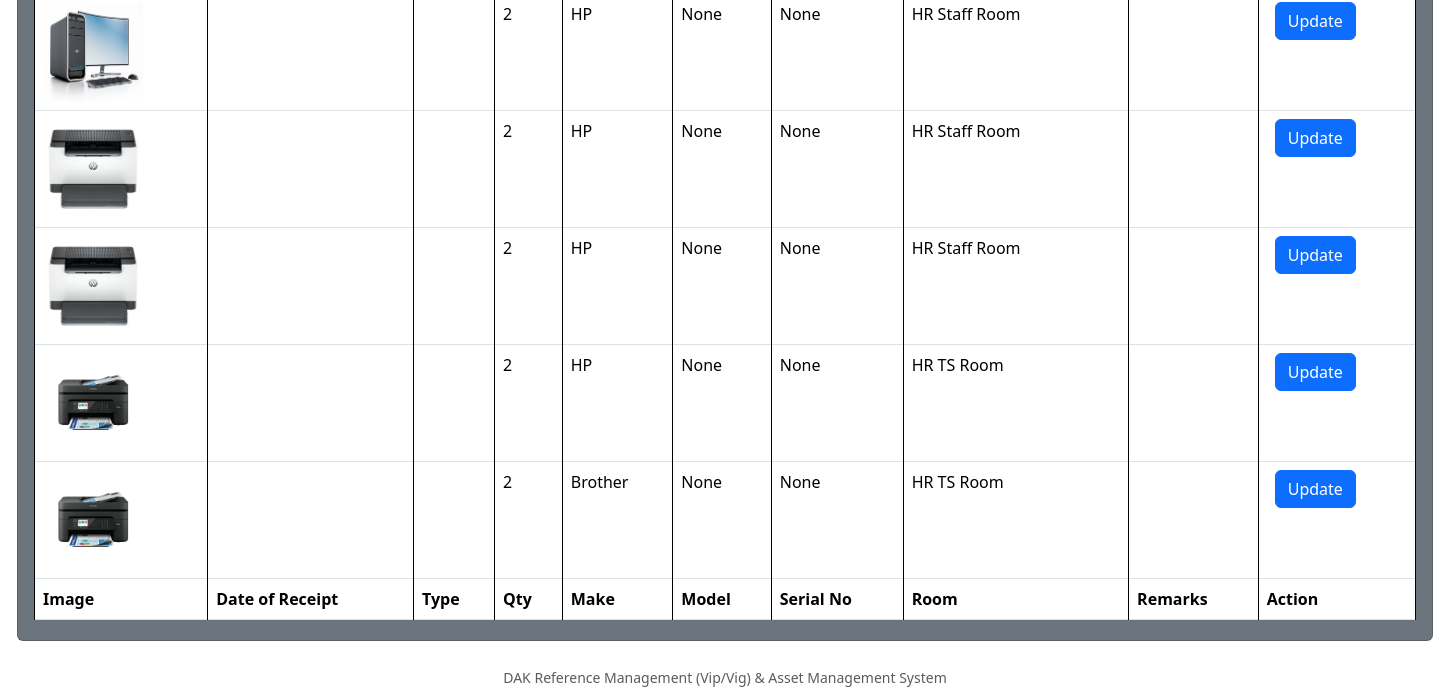
The page /fur/asset_home/ (lower part) on the database as committed earlier.
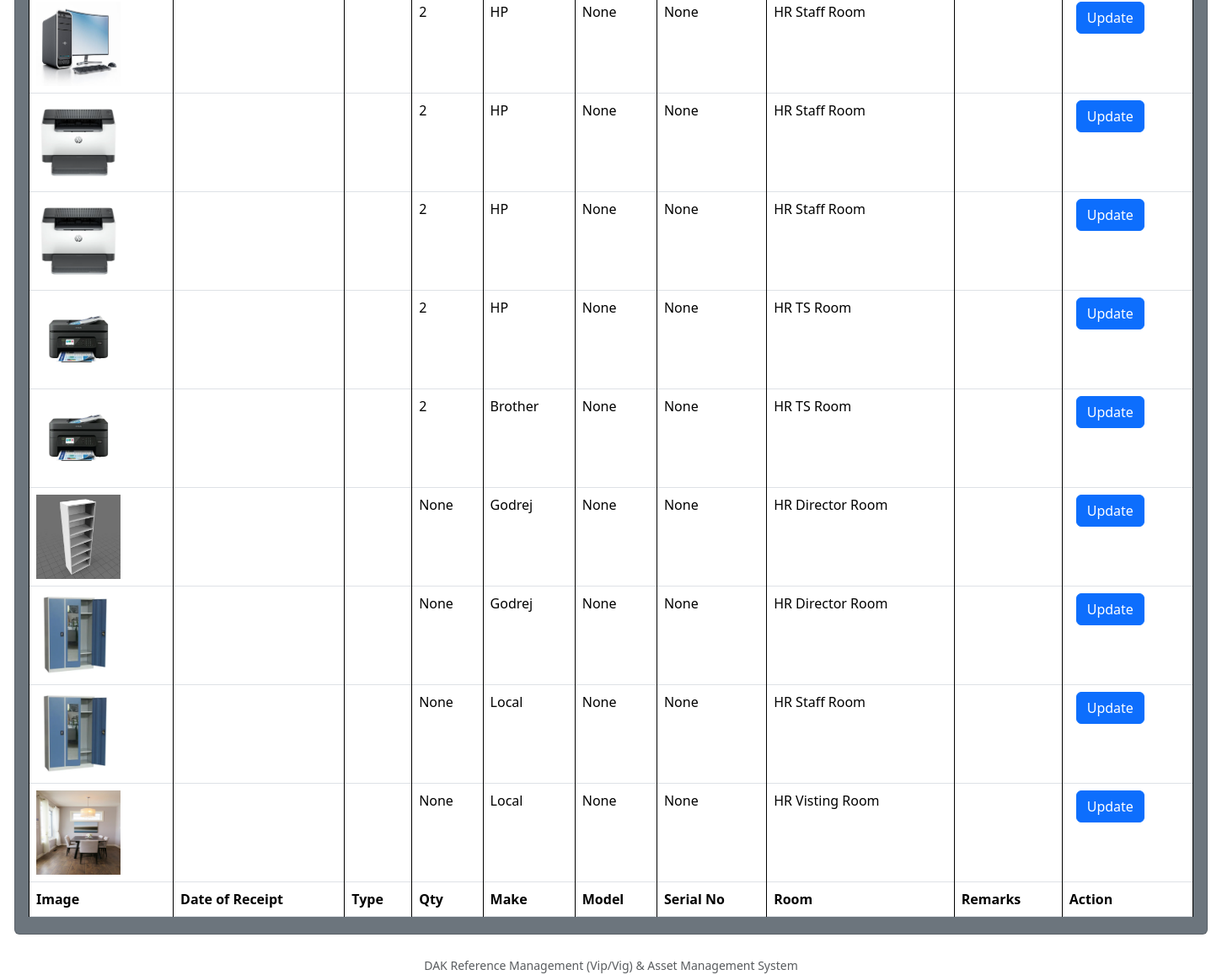
The same page on the database as committed later.
### furniture/models.py (models this page shows, shortened)
class Furniture(models.Model):
    room_choices=[
        ('2310','HR Director Room'),
        ('2311','HR TS Room'),
        ('2313','HR Staff Room'),
        ('231V','HR Visting Room'),
        ('2308','HR Conference Room'),
        ('231R','HR Rest Room'),
    ]
    furniture_choices=[
        ('1','Chair Normal'),
        ('2','Table'),
        ('3','Almirah'),
        ('4','Bookself'),
        ('5','PC'),
        ('6','Printer'),
        ('7','Color Printer'),
        ('8','Chair Executive'),
    ]
    furniture_type= models.ForeignKey(AssetDesc, on_delete=models.CASCADE)
    furniture_qty= models.PositiveSmallIntegerField(null=True, blank=True)
    furniture_dt_receipt= models.DateField(null=True, blank=True)
    furniture_make= models.CharField(max_length=60)
    furniture_model= models.CharField(max_length=60,null=True, blank=True)
    furniture_serial= models.CharField(max_length=60,null=True, blank=True)
    furniture_room= models.CharField(choices= room_choices)
    furniture_image= models.ImageField(upload_to='assets',null=True, blank=True)
    furniture_remarks= models.TextField(null=True, blank=True)
    furniture_updated = models.DateTimeField(auto_now=True)
    furniture_created = models.DateTimeField(auto_now_add=True)
    class Meta:
        ordering = ['-furniture_dt_receipt']

### furniture/views.py (the view)
# urls.py: path('asset_home/', views.fur_home , name='fur_home'),
def fur_home(request):
    data = Furniture.objects.all()
    context= {'data':data}
    return render (request, 'furniture/asset_home.html', context)

### furniture/templates/furniture/asset_home.html (shortened to what this page needs)
{% extends 'base.html' %}
{% load static %}
{% block content %}
        <div class="container-fluid" style="width:1440px;">
        <div class="card text-white bg-secondary fw-800" >
            <br>
        <div class="card-body">
        <table id="asset" class="table  table-hover table-bordered mt-2  mb-1" >
            <tbody>
                {% for d in data %}
                <tr>
                    <td><img src='{{d.furniture_image.url}}' width='100px' height='100px'></td>
                    <td>{{d.furniture_dt_receipt | date:"d-m-Y" }}</td>
                    <td>{{d.get_furniture_type_display}}</td>
                    <td>{{d.furniture_qty}}</td>
                    <td>{{d.furniture_make}}</td>
                    <td>{{d.furniture_model}}</td>
                    <td>{{d.furniture_serial}}</td>
                    <td>{{d.get_furniture_room_display}}</td>
                    <td>{{d.furniture_remarks}}</td>
                    <td>
                    <a class="btn btn-primary ms-2" href="{% url 'fur:fur_update' d.id %}">Update</a>
                    </td>
                </tr>
                {% endfor %}
            </tbody>
            <tfoot>
                <tr>
                    <th>Image</th>
                    <th>Date of Receipt</th>
                    <th>Type</th>
                    <th>Qty</th>
                    <th>Make</th>
                    <th>Model</th>
                    <th>Serial No</th>
                    <th>Room</th>
                    <th>Remarks</th>
                    <th>Action</th>
                </tr>
            </tfoot>
        </table>
    </div>
    </div>
</div>
    {% endblock content %}

### templates/base.html (shortened to what this page needs)
<!DOCTYPE html>
{% load static %}
<html>
    <head>
        <link href="https://cdn.jsdelivr.net/npm/bootstrap@5.3.5/dist/css/bootstrap.min.css" rel="stylesheet" >
        <link rel="stylesheet" type="text/css" href="https://cdn.datatables.net/2.2.2/css/dataTables.dataTables.css">
        <link rel="stylesheet" type="text/css" href="https://cdn.datatables.net/buttons/3.2.2/css/buttons.dataTables.css">
        <link href="https://cdn.jsdelivr.net/npm/select2@4.1.0-rc.0/dist/css/select2.min.css" rel="stylesheet" />
    </head>
    <body>
        {% block content %}
        {% endblock content %}
        <br>
        <br>
        <footer>
                <div class="text-center start-0 end-0 fixed-bottom text-muted">
                    <small> DAK Reference Management (Vip/Vig) & Asset Management System</small>
                </div>
        </footer>
    </body>
</html>

### templates/nav.html (shortened to what this page needs)
{% load static %}

Rows that differ between the two databases and show on the page:
added Furniture: furniture_image (picture), furniture_qty "None", furniture_make "Godrej", furniture_model "None", furniture_serial "None", furniture_room "HR Director Room"
added Furniture: furniture_image (picture), furniture_qty "None", furniture_make "Godrej", furniture_model "None", furniture_serial "None", furniture_room "HR Director Room"
added Furniture: furniture_image (picture), furniture_qty "None", furniture_make "Local", furniture_model "None", furniture_serial "None", furniture_room "HR Staff Room"
added Furniture: furniture_image (picture), furniture_qty "None", furniture_make "Local", furniture_model "None", furniture_serial "None", furniture_room "HR Visting Room"
